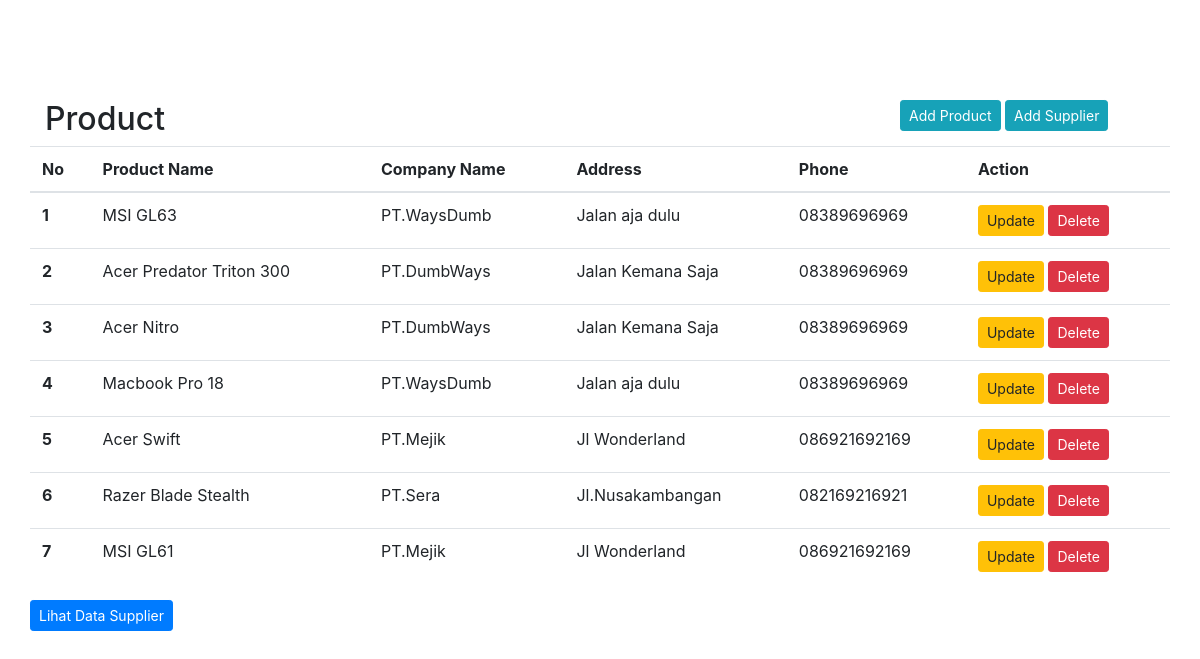
The app's page /7/index.php with its own data.
### tables this page shows
CREATE TABLE `products_tb` (
  `id` int(11) NOT NULL,
  `product_name` varchar(40) DEFAULT NULL,
  `supplier_id` varchar(55) DEFAULT NULL
);

CREATE TABLE `suppliers_tb` (
  `id` int(11) NOT NULL,
  `company_name` varchar(40) DEFAULT NULL,
  `address` varchar(40) DEFAULT NULL,
  `phone` varchar(40) DEFAULT NULL
);

### 7/index.php (the view, shortened to what this page needs)
<html lang="en">
    <head>
        <link rel="stylesheet" href="https://stackpath.bootstrapcdn.com/bootstrap/4.4.1/css/bootstrap.min.css">
    </head>
    <body>
        <?php
        include 'koneksi.php';
        ?>
        <div class="container" style="margin-top:100px">
            <div class="row">
                <div class="col-lg-9">
                    <h2>Product</h2>
                </div>
                <div class="col-lg-3 ">
                    <a href="add_product.php" class="btn btn-sm btn-info">Add Product</a>
                    <a href="add_suppliers.php" class="btn btn-sm btn-info">Add Supplier</a>
                </div>
            </div>
            <div class="row">
                <table class="table">
                    <thead>
                        <tr>
                            <th scope="col">No</th>
                            <th scope="col">Product Name</th>
                            <th scope="col">Company Name</th>
                            <th scope="col">Address</th>
                            <th scope="col">Phone</th>
                            <th scope="col">Action</th>
                        </tr>
                    </thead>
                    <tbody>
                        <?php
                        $no = 1;
                        $array = $con->query("SELECT suppliers_tb.company_name,suppliers_tb.address,suppliers_tb.phone,products_tb.product_name,products_tb.id FROM products_tb JOIN suppliers_tb ON products_tb.supplier_id = suppliers_tb.id GROUP BY products_tb.id") ?>
                        <?php foreach ($array as $value) { ?>
                        <tr>
                            <th scope="row"><?php echo $no++; ?></th>
                            <td><?php echo $value["product_name"]; ?></td>
                            <td><?php echo $value["company_name"]; ?></td>
                            <td><?php echo $value["address"]; ?></td>
                            <td><?php echo $value["phone"]; ?></td>
                            <td><a href="update_product.php?id=<?php echo $value['id']; ?>" class="btn btn-sm btn-warning">Update</a> <a href="delete.php?id=<?php echo $value['id']; ?>" onclick="return confirm('Yakin data ingin dihapus?')" class="btn btn-sm btn-danger">Delete</a></td>
                        </tr>
                        <?php } ?>
                    </tbody>
                </table>
                <a href="index_supplier.php" class="btn btn-sm btn-primary">Lihat Data Supplier</a>
            </div>
        </div>
    </body>
</html>

### records on screen
products_tb: product_name "MSI GL63", suppliers_tb.company_name "PT.WaysDumb", suppliers_tb.address "Jalan aja dulu", suppliers_tb.phone "08389696969"
products_tb: product_name "Acer Predator Triton 300", suppliers_tb.company_name "PT.DumbWays", suppliers_tb.address "Jalan Kemana Saja", suppliers_tb.phone "08389696969"
products_tb: product_name "Acer Nitro", suppliers_tb.company_name "PT.DumbWays", suppliers_tb.address "Jalan Kemana Saja", suppliers_tb.phone "08389696969"
products_tb: product_name "Macbook Pro 18", suppliers_tb.company_name "PT.WaysDumb", suppliers_tb.address "Jalan aja dulu", suppliers_tb.phone "08389696969"
products_tb: product_name "Acer Swift", suppliers_tb.company_name "PT.Mejik", suppliers_tb.address "Jl Wonderland", suppliers_tb.phone "086921692169"
products_tb: product_name "Razer Blade Stealth", suppliers_tb.company_name "PT.Sera", suppliers_tb.address "Jl.Nusakambangan", suppliers_tb.phone "082169216921"
products_tb: product_name "MSI GL61", suppliers_tb.company_name "PT.Mejik", suppliers_tb.address "Jl Wonderland", suppliers_tb.phone "086921692169"
